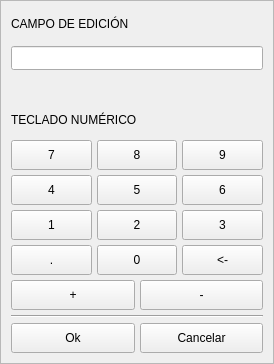
<?xml version="1.0" encoding="UTF-8"?>
<ui version="4.0">
 <class>SVCMNumPadControlWindow</class>
 <widget class="QWidget" name="SVCMNumPadControlWindow">
  <property name="geometry">
   <rect>
    <x>0</x>
    <y>0</y>
    <width>274</width>
    <height>364</height>
   </rect>
  </property>
  <property name="sizePolicy">
   <sizepolicy hsizetype="Minimum" vsizetype="Minimum">
    <horstretch>0</horstretch>
    <verstretch>0</verstretch>
   </sizepolicy>
  </property>
  <property name="maximumSize">
   <size>
    <width>16777215</width>
    <height>16777215</height>
   </size>
  </property>
  <property name="windowTitle">
   <string>Pad Numerico</string>
  </property>
  <layout class="QHBoxLayout" name="horizontalLayout">
   <property name="spacing">
    <number>5</number>
   </property>
   <property name="sizeConstraint">
    <enum>QLayout::SetMinimumSize</enum>
   </property>
   <property name="leftMargin">
    <number>0</number>
   </property>
   <property name="topMargin">
    <number>0</number>
   </property>
   <property name="rightMargin">
    <number>0</number>
   </property>
   <property name="bottomMargin">
    <number>0</number>
   </property>
   <item>
    <widget class="QFrame" name="frm_windowFrame">
     <property name="frameShape">
      <enum>QFrame::StyledPanel</enum>
     </property>
     <property name="frameShadow">
      <enum>QFrame::Raised</enum>
     </property>
     <layout class="QVBoxLayout" name="verticalLayout">
      <property name="spacing">
       <number>5</number>
      </property>
      <property name="sizeConstraint">
       <enum>QLayout::SetNoConstraint</enum>
      </property>
      <property name="leftMargin">
       <number>0</number>
      </property>
      <property name="topMargin">
       <number>0</number>
      </property>
      <property name="rightMargin">
       <number>0</number>
      </property>
      <property name="bottomMargin">
       <number>0</number>
      </property>
      <item>
       <widget class="QWidget" name="wdg_virt_keyb" native="true">
        <layout class="QGridLayout" name="gridLayout">
         <property name="sizeConstraint">
          <enum>QLayout::SetNoConstraint</enum>
         </property>
         <property name="leftMargin">
          <number>10</number>
         </property>
         <property name="topMargin">
          <number>10</number>
         </property>
         <property name="rightMargin">
          <number>10</number>
         </property>
         <property name="bottomMargin">
          <number>10</number>
         </property>
         <property name="spacing">
          <number>10</number>
         </property>
         <item row="0" column="0" colspan="2">
          <widget class="QLabel" name="lbl_editing_field">
           <property name="sizePolicy">
            <sizepolicy hsizetype="Preferred" vsizetype="Preferred">
             <horstretch>0</horstretch>
             <verstretch>0</verstretch>
            </sizepolicy>
           </property>
           <property name="minimumSize">
            <size>
             <width>0</width>
             <height>15</height>
            </size>
           </property>
           <property name="maximumSize">
            <size>
             <width>16777215</width>
             <height>25</height>
            </size>
           </property>
           <property name="text">
            <string>CAMPO DE EDICIÓN</string>
           </property>
           <property name="typeCustom" stdset="0">
            <string>headerLabel</string>
           </property>
          </widget>
         </item>
         <item row="3" column="0" colspan="2">
          <widget class="QLabel" name="lbl_virt_keyb_header">
           <property name="sizePolicy">
            <sizepolicy hsizetype="Expanding" vsizetype="Preferred">
             <horstretch>0</horstretch>
             <verstretch>0</verstretch>
            </sizepolicy>
           </property>
           <property name="minimumSize">
            <size>
             <width>0</width>
             <height>15</height>
            </size>
           </property>
           <property name="maximumSize">
            <size>
             <width>16777215</width>
             <height>20</height>
            </size>
           </property>
           <property name="text">
            <string>TECLADO NUMÉRICO</string>
           </property>
           <property name="typeCustom" stdset="0">
            <string>headerLabel</string>
           </property>
          </widget>
         </item>
         <item row="1" column="0" colspan="2">
          <widget class="QLineEdit" name="lne_editing_field">
           <property name="sizePolicy">
            <sizepolicy hsizetype="Expanding" vsizetype="Preferred">
             <horstretch>0</horstretch>
             <verstretch>0</verstretch>
            </sizepolicy>
           </property>
           <property name="minimumSize">
            <size>
             <width>10</width>
             <height>15</height>
            </size>
           </property>
           <property name="maximumSize">
            <size>
             <width>16777215</width>
             <height>25</height>
            </size>
           </property>
           <property name="focusPolicy">
            <enum>Qt::NoFocus</enum>
           </property>
           <property name="readOnly">
            <bool>true</bool>
           </property>
           <property name="typeCustom" stdset="0">
            <string>expandedTextBox</string>
           </property>
          </widget>
         </item>
         <item row="4" column="0" colspan="2">
          <layout class="QGridLayout" name="gly_virt_keyb_nums">
           <property name="sizeConstraint">
            <enum>QLayout::SetNoConstraint</enum>
           </property>
           <property name="spacing">
            <number>5</number>
           </property>
           <item row="3" column="1">
            <widget class="QPushButton" name="pbt_num_key_0">
             <property name="sizePolicy">
              <sizepolicy hsizetype="Minimum" vsizetype="Preferred">
               <horstretch>0</horstretch>
               <verstretch>0</verstretch>
              </sizepolicy>
             </property>
             <property name="minimumSize">
              <size>
               <width>0</width>
               <height>30</height>
              </size>
             </property>
             <property name="focusPolicy">
              <enum>Qt::NoFocus</enum>
             </property>
             <property name="text">
              <string>0</string>
             </property>
             <property name="typeCustom" stdset="0">
              <string>radarSmallButton</string>
             </property>
            </widget>
           </item>
           <item row="1" column="2">
            <widget class="QPushButton" name="pbt_num_key_6">
             <property name="sizePolicy">
              <sizepolicy hsizetype="Minimum" vsizetype="Preferred">
               <horstretch>0</horstretch>
               <verstretch>0</verstretch>
              </sizepolicy>
             </property>
             <property name="minimumSize">
              <size>
               <width>0</width>
               <height>30</height>
              </size>
             </property>
             <property name="focusPolicy">
              <enum>Qt::NoFocus</enum>
             </property>
             <property name="text">
              <string>6</string>
             </property>
             <property name="typeCustom" stdset="0">
              <string>radarSmallButton</string>
             </property>
            </widget>
           </item>
           <item row="2" column="0">
            <widget class="QPushButton" name="pbt_num_key_1">
             <property name="sizePolicy">
              <sizepolicy hsizetype="Minimum" vsizetype="Preferred">
               <horstretch>0</horstretch>
               <verstretch>0</verstretch>
              </sizepolicy>
             </property>
             <property name="minimumSize">
              <size>
               <width>0</width>
               <height>30</height>
              </size>
             </property>
             <property name="focusPolicy">
              <enum>Qt::NoFocus</enum>
             </property>
             <property name="text">
              <string>1</string>
             </property>
             <property name="typeCustom" stdset="0">
              <string>radarSmallButton</string>
             </property>
            </widget>
           </item>
           <item row="3" column="0">
            <widget class="QPushButton" name="pbt_num_key_dot">
             <property name="sizePolicy">
              <sizepolicy hsizetype="Minimum" vsizetype="Preferred">
               <horstretch>0</horstretch>
               <verstretch>0</verstretch>
              </sizepolicy>
             </property>
             <property name="minimumSize">
              <size>
               <width>0</width>
               <height>30</height>
              </size>
             </property>
             <property name="focusPolicy">
              <enum>Qt::NoFocus</enum>
             </property>
             <property name="text">
              <string>.</string>
             </property>
             <property name="typeCustom" stdset="0">
              <string>radarSmallButton</string>
             </property>
            </widget>
           </item>
           <item row="3" column="2">
            <widget class="QPushButton" name="pbt_num_key_rm">
             <property name="sizePolicy">
              <sizepolicy hsizetype="Minimum" vsizetype="Preferred">
               <horstretch>0</horstretch>
               <verstretch>0</verstretch>
              </sizepolicy>
             </property>
             <property name="minimumSize">
              <size>
               <width>0</width>
               <height>30</height>
              </size>
             </property>
             <property name="focusPolicy">
              <enum>Qt::NoFocus</enum>
             </property>
             <property name="text">
              <string>&lt;-</string>
             </property>
             <property name="typeCustom" stdset="0">
              <string>radarSmallButton</string>
             </property>
            </widget>
           </item>
           <item row="4" column="0" colspan="3">
            <layout class="QGridLayout" name="gridLayout_2">
             <property name="sizeConstraint">
              <enum>QLayout::SetNoConstraint</enum>
             </property>
             <property name="spacing">
              <number>5</number>
             </property>
             <item row="0" column="0">
              <widget class="QPushButton" name="pbt_add">
               <property name="sizePolicy">
                <sizepolicy hsizetype="Minimum" vsizetype="Preferred">
                 <horstretch>0</horstretch>
                 <verstretch>0</verstretch>
                </sizepolicy>
               </property>
               <property name="minimumSize">
                <size>
                 <width>0</width>
                 <height>30</height>
                </size>
               </property>
               <property name="maximumSize">
                <size>
                 <width>16777215</width>
                 <height>100</height>
                </size>
               </property>
               <property name="sizeIncrement">
                <size>
                 <width>0</width>
                 <height>0</height>
                </size>
               </property>
               <property name="focusPolicy">
                <enum>Qt::NoFocus</enum>
               </property>
               <property name="text">
                <string>+</string>
               </property>
              </widget>
             </item>
             <item row="0" column="1">
              <widget class="QPushButton" name="pbt_rest">
               <property name="sizePolicy">
                <sizepolicy hsizetype="Minimum" vsizetype="Preferred">
                 <horstretch>0</horstretch>
                 <verstretch>0</verstretch>
                </sizepolicy>
               </property>
               <property name="minimumSize">
                <size>
                 <width>0</width>
                 <height>30</height>
                </size>
               </property>
               <property name="maximumSize">
                <size>
                 <width>16777215</width>
                 <height>100</height>
                </size>
               </property>
               <property name="sizeIncrement">
                <size>
                 <width>0</width>
                 <height>0</height>
                </size>
               </property>
               <property name="focusPolicy">
                <enum>Qt::NoFocus</enum>
               </property>
               <property name="text">
                <string>-</string>
               </property>
              </widget>
             </item>
             <item row="1" column="0" colspan="2">
              <widget class="Line" name="hln_buttons">
               <property name="orientation">
                <enum>Qt::Horizontal</enum>
               </property>
              </widget>
             </item>
            </layout>
           </item>
           <item row="0" column="1">
            <widget class="QPushButton" name="pbt_num_key_8">
             <property name="sizePolicy">
              <sizepolicy hsizetype="Minimum" vsizetype="Preferred">
               <horstretch>0</horstretch>
               <verstretch>0</verstretch>
              </sizepolicy>
             </property>
             <property name="minimumSize">
              <size>
               <width>0</width>
               <height>30</height>
              </size>
             </property>
             <property name="focusPolicy">
              <enum>Qt::NoFocus</enum>
             </property>
             <property name="text">
              <string>8</string>
             </property>
             <property name="typeCustom" stdset="0">
              <string>radarSmallButton</string>
             </property>
            </widget>
           </item>
           <item row="1" column="1">
            <widget class="QPushButton" name="pbt_num_key_5">
             <property name="sizePolicy">
              <sizepolicy hsizetype="Minimum" vsizetype="Preferred">
               <horstretch>0</horstretch>
               <verstretch>0</verstretch>
              </sizepolicy>
             </property>
             <property name="minimumSize">
              <size>
               <width>0</width>
               <height>30</height>
              </size>
             </property>
             <property name="focusPolicy">
              <enum>Qt::NoFocus</enum>
             </property>
             <property name="text">
              <string>5</string>
             </property>
             <property name="typeCustom" stdset="0">
              <string>radarSmallButton</string>
             </property>
            </widget>
           </item>
           <item row="0" column="0">
            <widget class="QPushButton" name="pbt_num_key_7">
             <property name="sizePolicy">
              <sizepolicy hsizetype="Minimum" vsizetype="Preferred">
               <horstretch>0</horstretch>
               <verstretch>0</verstretch>
              </sizepolicy>
             </property>
             <property name="minimumSize">
              <size>
               <width>0</width>
               <height>30</height>
              </size>
             </property>
             <property name="focusPolicy">
              <enum>Qt::NoFocus</enum>
             </property>
             <property name="text">
              <string>7</string>
             </property>
             <property name="typeCustom" stdset="0">
              <string>radarSmallButton</string>
             </property>
            </widget>
           </item>
           <item row="1" column="0">
            <widget class="QPushButton" name="pbt_num_key_4">
             <property name="sizePolicy">
              <sizepolicy hsizetype="Minimum" vsizetype="Preferred">
               <horstretch>0</horstretch>
               <verstretch>0</verstretch>
              </sizepolicy>
             </property>
             <property name="minimumSize">
              <size>
               <width>0</width>
               <height>30</height>
              </size>
             </property>
             <property name="focusPolicy">
              <enum>Qt::NoFocus</enum>
             </property>
             <property name="text">
              <string>4</string>
             </property>
             <property name="typeCustom" stdset="0">
              <string>radarSmallButton</string>
             </property>
            </widget>
           </item>
           <item row="2" column="2">
            <widget class="QPushButton" name="pbt_num_key_3">
             <property name="sizePolicy">
              <sizepolicy hsizetype="Minimum" vsizetype="Preferred">
               <horstretch>0</horstretch>
               <verstretch>0</verstretch>
              </sizepolicy>
             </property>
             <property name="minimumSize">
              <size>
               <width>0</width>
               <height>30</height>
              </size>
             </property>
             <property name="focusPolicy">
              <enum>Qt::NoFocus</enum>
             </property>
             <property name="text">
              <string>3</string>
             </property>
             <property name="typeCustom" stdset="0">
              <string>radarSmallButton</string>
             </property>
            </widget>
           </item>
           <item row="0" column="2">
            <widget class="QPushButton" name="pbt_num_key_9">
             <property name="sizePolicy">
              <sizepolicy hsizetype="Minimum" vsizetype="Preferred">
               <horstretch>0</horstretch>
               <verstretch>0</verstretch>
              </sizepolicy>
             </property>
             <property name="minimumSize">
              <size>
               <width>0</width>
               <height>30</height>
              </size>
             </property>
             <property name="focusPolicy">
              <enum>Qt::NoFocus</enum>
             </property>
             <property name="text">
              <string>9</string>
             </property>
             <property name="typeCustom" stdset="0">
              <string>radarSmallButton</string>
             </property>
            </widget>
           </item>
           <item row="2" column="1">
            <widget class="QPushButton" name="pbt_num_key_2">
             <property name="sizePolicy">
              <sizepolicy hsizetype="Minimum" vsizetype="Preferred">
               <horstretch>0</horstretch>
               <verstretch>0</verstretch>
              </sizepolicy>
             </property>
             <property name="minimumSize">
              <size>
               <width>0</width>
               <height>30</height>
              </size>
             </property>
             <property name="focusPolicy">
              <enum>Qt::NoFocus</enum>
             </property>
             <property name="text">
              <string>2</string>
             </property>
             <property name="typeCustom" stdset="0">
              <string>radarSmallButton</string>
             </property>
            </widget>
           </item>
           <item row="5" column="0" colspan="3">
            <layout class="QHBoxLayout" name="hly_virt_keyb_buttons">
             <property name="spacing">
              <number>5</number>
             </property>
             <property name="sizeConstraint">
              <enum>QLayout::SetNoConstraint</enum>
             </property>
             <item>
              <widget class="QPushButton" name="pbt_virt_keyb_ok">
               <property name="sizePolicy">
                <sizepolicy hsizetype="Minimum" vsizetype="Preferred">
                 <horstretch>0</horstretch>
                 <verstretch>0</verstretch>
                </sizepolicy>
               </property>
               <property name="minimumSize">
                <size>
                 <width>50</width>
                 <height>30</height>
                </size>
               </property>
               <property name="maximumSize">
                <size>
                 <width>16777215</width>
                 <height>100</height>
                </size>
               </property>
               <property name="focusPolicy">
                <enum>Qt::NoFocus</enum>
               </property>
               <property name="text">
                <string>Ok</string>
               </property>
               <property name="autoDefault">
                <bool>true</bool>
               </property>
               <property name="typeCustom" stdset="0">
                <string>mediumButton</string>
               </property>
              </widget>
             </item>
             <item>
              <widget class="QPushButton" name="pbt_virt_keyb_cancel">
               <property name="sizePolicy">
                <sizepolicy hsizetype="Minimum" vsizetype="Preferred">
                 <horstretch>0</horstretch>
                 <verstretch>0</verstretch>
                </sizepolicy>
               </property>
               <property name="minimumSize">
                <size>
                 <width>50</width>
                 <height>30</height>
                </size>
               </property>
               <property name="maximumSize">
                <size>
                 <width>16777215</width>
                 <height>100</height>
                </size>
               </property>
               <property name="sizeIncrement">
                <size>
                 <width>0</width>
                 <height>50</height>
                </size>
               </property>
               <property name="focusPolicy">
                <enum>Qt::NoFocus</enum>
               </property>
               <property name="text">
                <string>Cancelar</string>
               </property>
               <property name="autoDefault">
                <bool>true</bool>
               </property>
               <property name="typeCustom" stdset="0">
                <string>mediumButton</string>
               </property>
              </widget>
             </item>
            </layout>
           </item>
          </layout>
         </item>
         <item row="2" column="0">
          <spacer name="verticalSpacer">
           <property name="orientation">
            <enum>Qt::Vertical</enum>
           </property>
           <property name="sizeType">
            <enum>QSizePolicy::Minimum</enum>
           </property>
           <property name="sizeHint" stdset="0">
            <size>
             <width>20</width>
             <height>30</height>
            </size>
           </property>
          </spacer>
         </item>
        </layout>
       </widget>
      </item>
     </layout>
    </widget>
   </item>
  </layout>
 </widget>
 <tabstops>
  <tabstop>pbt_virt_keyb_ok</tabstop>
  <tabstop>pbt_virt_keyb_cancel</tabstop>
 </tabstops>
 <resources/>
 <connections/>
</ui>
